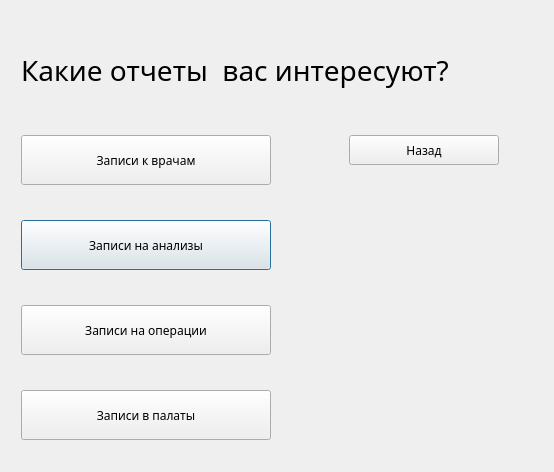
<?xml version="1.0" encoding="UTF-8"?>
<ui version="4.0">
 <class>recordingsmenu</class>
 <widget class="QDialog" name="recordingsmenu">
  <property name="geometry">
   <rect>
    <x>0</x>
    <y>0</y>
    <width>554</width>
    <height>472</height>
   </rect>
  </property>
  <property name="font">
   <font>
    <family>Gargi</family>
   </font>
  </property>
  <property name="windowTitle">
   <string>Отчеты</string>
  </property>
  <layout class="QGridLayout" name="gridLayout">
   <item row="3" column="0">
    <widget class="QPushButton" name="btnAnalysis">
     <property name="minimumSize">
      <size>
       <width>250</width>
       <height>50</height>
      </size>
     </property>
     <property name="maximumSize">
      <size>
       <width>150</width>
       <height>30</height>
      </size>
     </property>
     <property name="text">
      <string>Записи на анализы</string>
     </property>
    </widget>
   </item>
   <item row="5" column="0">
    <widget class="QPushButton" name="btnWard">
     <property name="minimumSize">
      <size>
       <width>250</width>
       <height>50</height>
      </size>
     </property>
     <property name="maximumSize">
      <size>
       <width>150</width>
       <height>30</height>
      </size>
     </property>
     <property name="text">
      <string>Записи в палаты</string>
     </property>
    </widget>
   </item>
   <item row="4" column="0">
    <widget class="QPushButton" name="btnSurgery">
     <property name="minimumSize">
      <size>
       <width>250</width>
       <height>50</height>
      </size>
     </property>
     <property name="maximumSize">
      <size>
       <width>150</width>
       <height>30</height>
      </size>
     </property>
     <property name="text">
      <string>Записи на операции</string>
     </property>
    </widget>
   </item>
   <item row="2" column="1">
    <widget class="QPushButton" name="btnBack">
     <property name="minimumSize">
      <size>
       <width>150</width>
       <height>30</height>
      </size>
     </property>
     <property name="maximumSize">
      <size>
       <width>150</width>
       <height>30</height>
      </size>
     </property>
     <property name="text">
      <string>Назад</string>
     </property>
    </widget>
   </item>
   <item row="0" column="0" colspan="2">
    <widget class="QLabel" name="lbSpecialization_15">
     <property name="minimumSize">
      <size>
       <width>500</width>
       <height>50</height>
      </size>
     </property>
     <property name="maximumSize">
      <size>
       <width>200</width>
       <height>40</height>
      </size>
     </property>
     <property name="font">
      <font>
       <family>Gargi</family>
       <pointsize>21</pointsize>
       <weight>50</weight>
       <bold>false</bold>
      </font>
     </property>
     <property name="text">
      <string>Какие отчеты  вас интересуют?</string>
     </property>
     <property name="margin">
      <number>7</number>
     </property>
    </widget>
   </item>
   <item row="2" column="0">
    <widget class="QPushButton" name="btndoctor">
     <property name="minimumSize">
      <size>
       <width>250</width>
       <height>50</height>
      </size>
     </property>
     <property name="maximumSize">
      <size>
       <width>150</width>
       <height>30</height>
      </size>
     </property>
     <property name="text">
      <string>Записи к врачам</string>
     </property>
    </widget>
   </item>
  </layout>
 </widget>
 <resources/>
 <connections/>
</ui>
